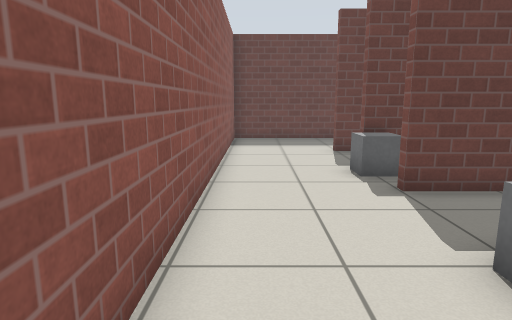
[1] (above)

15 first-person views from a walk through a world built for the Gazebo simulator. The camera is 0.92 m above the floor, tilts 10° down and sees 75° across. The floor is counted in squares, 0.5 m on a side. Each view is taken from the middle of a square. On the plan, view 1 faces up. The plan holds only what a view shows up to about 17 squares ahead; the rest is blank. The robots in the file are not drawn. Gazebo's built-in surfaces are drawn with simple patterns. Some stock models are drawn as simple stand-ins.

[2]
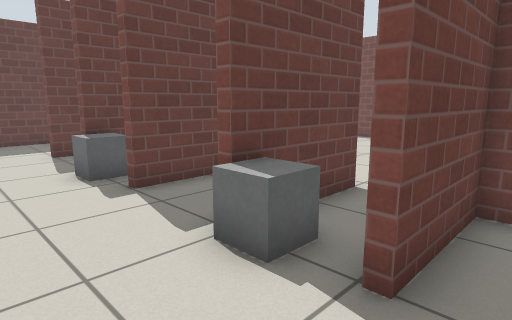

[3]
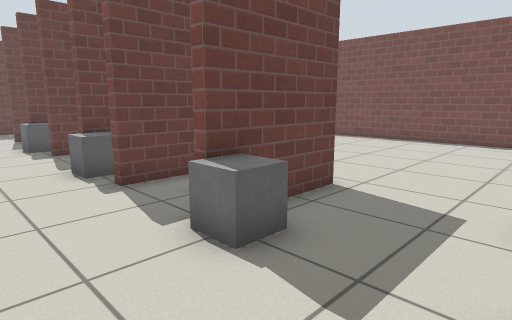

[4]
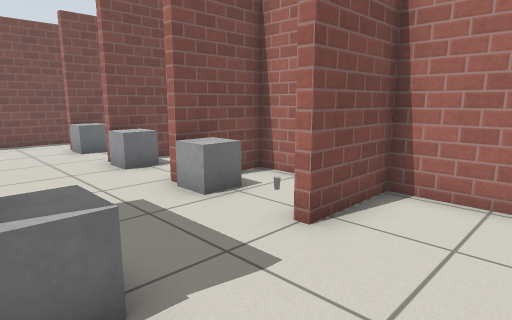

[5]
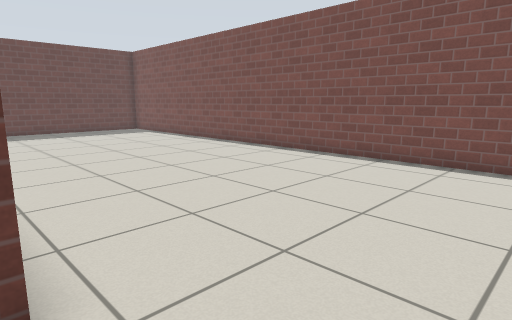

[6]
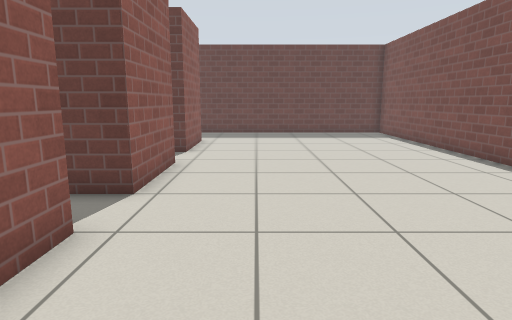

[7]
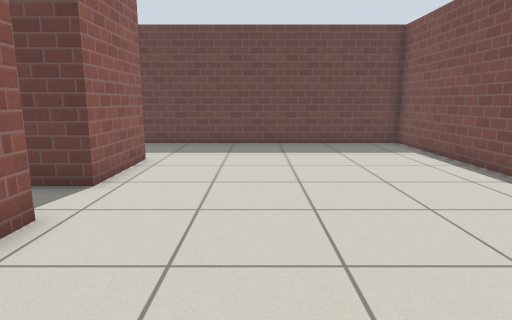

[8]
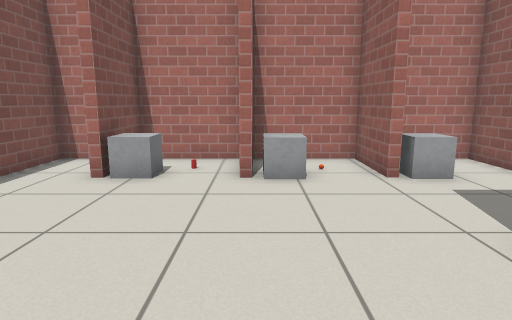

[9]
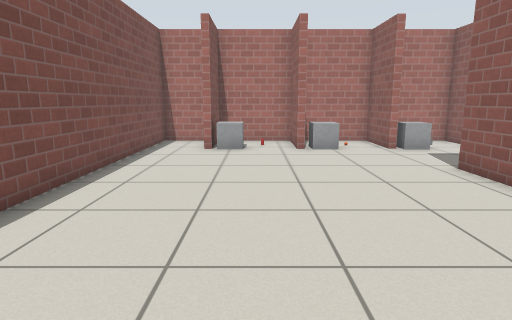

[10]
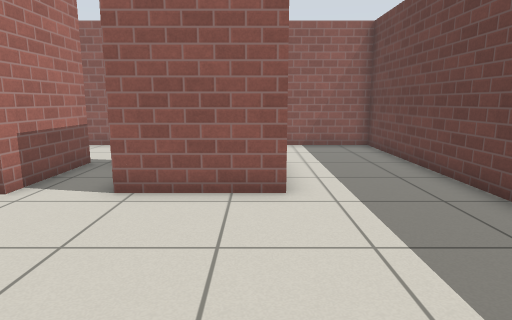

[11]
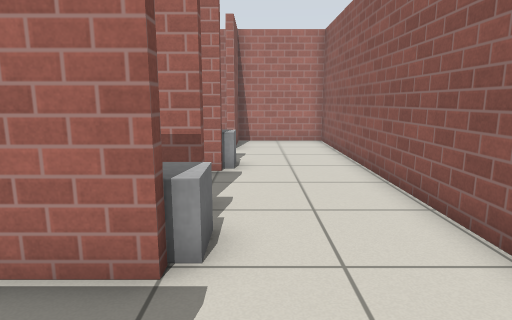

[12]
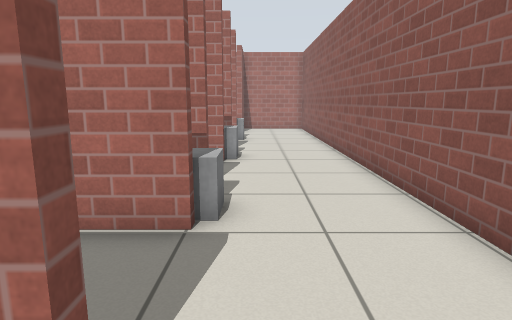

[13]
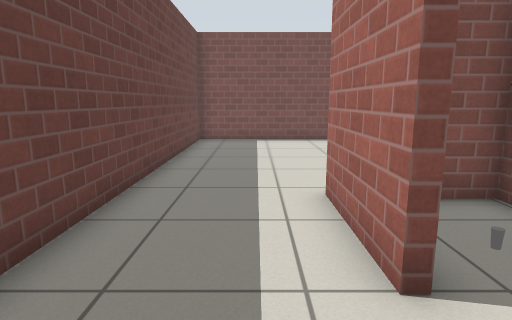

[14]
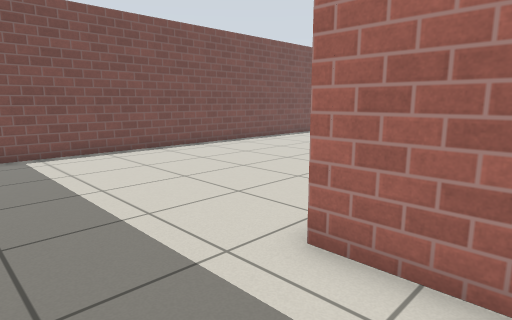

[15]
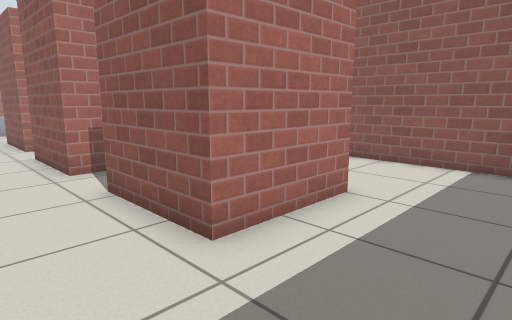

### Floor plan
Ten units are one square. View 1 is at (0, 0); x grows to the right and y downward. Boxes are objects, and circles mark ways between rooms. Rooms are numbered by the first view taken in them; rooms with no view inside come last. Other rooms are left out.
<svg viewBox="-16 -172 184 264">
<path fill="none" stroke="#000" d="M29 20 29 17 34 17M-11 -15 -11 25M61 -11 29 -11 29 -14M-11 25 -11 87 29 87 29 59M64 -15 64 20 29 20M30 -70 64 -70 64 -35 29 -35M29 -14 36 -14M29 -126 64 -126 64 -91 34 -91M-11 -35 -11 -15M-11 -85 -11 -75M101 80 101 60 104 60 104 87 137 87 137 60 141 60M31 68 31 87 65 87 65 60 68 60 68 87 101 87M144 87 163 87 163 -167 -11 -167 -11 -125M29 -35 29 -38 47 -38M-11 -75 -11 -35M54 -67 30 -67M34 -94 61 -94 61 -105M39 -123 29 -123M-11 -125 -11 -85"/>
<rect x="25" y="25" width="10" height="10" fill="#bbb"><title>grey box</title></rect>
<rect x="25" y="-35" width="10" height="10" fill="#bbb"><title>grey box</title></rect>
<rect x="25" y="-95" width="10" height="20" fill="#bbb"><title>grey box</title></rect>
<rect x="55" y="55" width="10" height="20" fill="#bbb"><title>grey box</title></rect>
<rect x="75" y="65" width="10" height="10" fill="#bbb"><title>other object</title></rect>
<rect x="85" y="55" width="10" height="20" fill="#bbb"><title>grey box</title></rect>
<rect x="115" y="65" width="10" height="10" fill="#bbb"><title>other object</title></rect>
<rect x="125" y="55" width="10" height="20" fill="#bbb"><title>grey box</title></rect>
<circle cx="10" cy="20" r="3" fill="#2a7"/>
<circle cx="10" cy="-10" r="3" fill="#2a7"/>
<circle cx="30" cy="40" r="3" fill="#2a7"/>
<circle cx="10" cy="-40" r="3" fill="#2a7"/>
<circle cx="10" cy="-70" r="3" fill="#2a7"/>
<circle cx="10" cy="-120" r="3" fill="#2a7"/>
<circle cx="15" cy="-90" r="3" fill="#2a7"/>
<text x="20" y="0">1</text>
<text x="10" y="50">2</text>
<text x="100" y="-50">3</text>
<text x="20" y="-60">4</text>
<text x="20" y="-100">5</text>
</svg>
Room 1 opens to room 2. Room 1 opens to room 3. Room 2 opens to room 3. Room 3 opens to room 4. Room 3 opens to room 5.

Where each view was taken, in squares from view 1:
view 1: 0 up, 0 right, facing up
view 2: 0 up, 0 right, facing up-right
view 3: 6 down, 0 right, facing up-right
view 4: 2 down, 0 right, facing down-right
view 5: 5 down, 6 right, facing up-right
view 6: 3 down, 9 right, facing up
view 7: 2 up, 10 right, facing up
view 8: 2 up, 10 right, facing down
view 9: 7 up, 12 right, facing down
view 10: 12 up, 13 right, facing left
view 11: 7 up, 2 right, facing down
view 12: 14 up, 2 right, facing down
view 13: 14 up, 0 right, facing right
view 14: 16 up, 4 right, facing down-right
view 15: 16 up, 9 right, facing down-left
